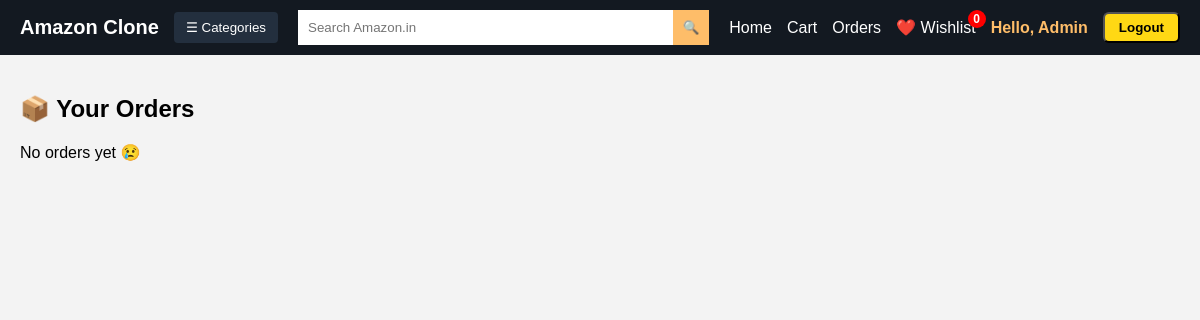
Before: /orders/history/ (signed in) with the older database file.
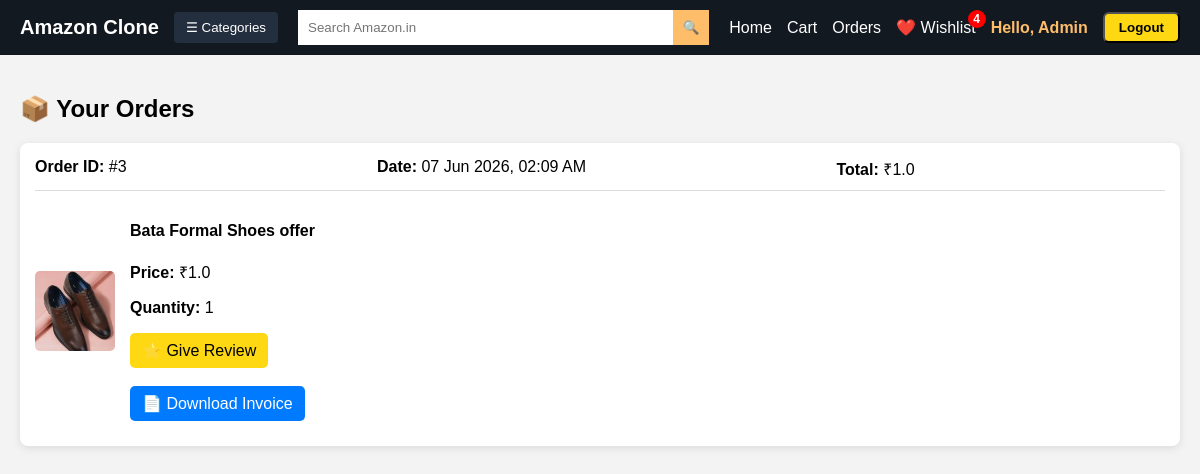
After: the same page with the newer database file.
### orders/models.py (models this page shows, shortened)
class Order(models.Model):
    user = models.ForeignKey(User, on_delete=models.CASCADE)
    address = models.TextField()
    total_amount = models.FloatField()
    created_at = models.DateTimeField(auto_now_add=True)

class OrderItem(models.Model):
    order = models.ForeignKey(Order, on_delete=models.CASCADE, related_name='items')
    product = models.ForeignKey(Product, on_delete=models.CASCADE)
    quantity = models.IntegerField()

### products/models.py (models this page shows, shortened)
class Product(models.Model):
    name = models.CharField(max_length=200)
    price = models.FloatField()
    description = models.TextField()
    image = models.ImageField(upload_to='products/', blank=True, null=True)
    slug = models.SlugField(unique=True, blank=True)
    category = models.CharField(
        max_length=50,
        choices=CATEGORY_CHOICES,
        default='mobile'
    )

### orders/views.py (the view)
# urls.py: path('history/', order_history, name='order_history'),
@login_required
def order_history(request):
    orders = Order.objects.filter(
        user=request.user
    ).prefetch_related('items__product').order_by('-created_at')
    reviewed_products = Review.objects.filter(
        user=request.user
    ).values_list('product_id', flat=True)
    return render(request, 'orders/history.html', {
        'orders': orders,
        'reviewed_products': reviewed_products
    })

### products/context_processors.py (called while the page is built)
def wishlist_count(request):
    count = 0
    if request.user.is_authenticated:
        count = Wishlist.objects.filter(user=request.user).count()
    return {
        'wishlist_count': count
    }

### templates/orders/history.html (shortened to what this page needs)
{% extends 'base.html' %}
{% block content %}
<h2 style="margin-bottom:20px;">📦 Your Orders</h2>
{% for order in orders %}
<div class="order-card">
    <div class="order-header">
        <div><strong>Order ID:</strong> #{{ order.id }}</div>
        <div><strong>Date:</strong> {{ order.created_at|date:"d M Y, h:i A" }}</div>
        <div><strong>Total:</strong> ₹{{ order.total_amount }}</div>
    </div>
    <div class="order-items">
        {% for item in order.items.all %}
        <div class="item">
            <img src="{{ item.product.image.url }}" alt="">
            <div>
    <h4>{{ item.product.name }}</h4>
    <p><strong>Price:</strong> ₹{{ item.product.price }}</p>
    <p><strong>Quantity:</strong> {{ item.quantity }}</p>
    {% if item.product.id in reviewed_products %}
        <span style="
            background:#28a745;
            color:white;
            padding:6px 12px;
            border-radius:20px;
            font-size:13px;">
            ✅ Review Submitted
        </span>
    {% else %}
        <a href="{% url 'product_detail' item.product.slug %}"
           style="
           background:#ffd814;
           color:black;
           text-decoration:none;
           padding:8px 12px;
           border-radius:5px;
           display:inline-block;">
           ⭐ Give Review
        </a>
    {% endif %}
    <br><br>
<a href="{% url 'generate_invoice' order.id %}"
   style="
   background:#007bff;
   color:white;
   padding:8px 12px;
   text-decoration:none;
   border-radius:5px;
   display:inline-block;">
   📄 Download Invoice
</a>
</div>
        </div>
        {% endfor %}
    </div>
</div>
{% empty %}
<p>No orders yet 😢</p>
{% endfor %}
{% endblock %}

### templates/base.html (shortened to what this page needs)
<!DOCTYPE html>
<html>
<head>
</head>
<body>
<div class="navbar">
    <div class="nav-left">
        <div class="logo"> Amazon Clone</div>
        <div class="dropdown">
            <button class="dropbtn">☰ Categories</button>
        </div>
    </div>
    <form method="GET" action="/" class="search-container">
        <input
            type="text"
            name="q"
            class="search-input"
            placeholder="Search Amazon.in"
            value="{{ request.GET.q }}"
        >
        <button type="submit" class="search-btn">🔍</button>
    </form>
    <div class="nav-links">
        <a href="/">Home</a>
        <a href="/cart/">Cart</a>
        <a href="/orders/history/">Orders</a>
        <a href="/wishlist/" class="wishlist-badge">
            ❤️ Wishlist
            {% if user.is_authenticated %}
                    <span class="wishlist-count">{{ wishlist_count }}</span>
            {% endif %}
        </a>
        {% if user.is_authenticated %}
            <span class="username">
                Hello, {{ user.username|title }}
            </span>
            <form action="{% url 'logout' %}" method="POST" style="display:inline;">
    <button type="submit" class="auth-btn">Logout</button>
</form>
        {% else %}
            <a href="/accounts/login/" class="auth-btn">Login</a>
            {% endif %}
    </div>
</div>
<div style="padding:20px;">
    {% block content %}{% endblock %}
</div>
</body>
</html>

Changed rows visible on the page:
added Order: id "3", created_at "07 Jun 2026, 02:09 AM", total_amount "1.0"
added OrderItem: product.image (picture), product.name "Bata Formal Shoes offer", product.price "1.0", quantity "1", shows "⭐ Give Review"
Other visible differences:
{{ wishlist_count }}: "0" → "4"
text no longer shown: "No orders yet 😢"
